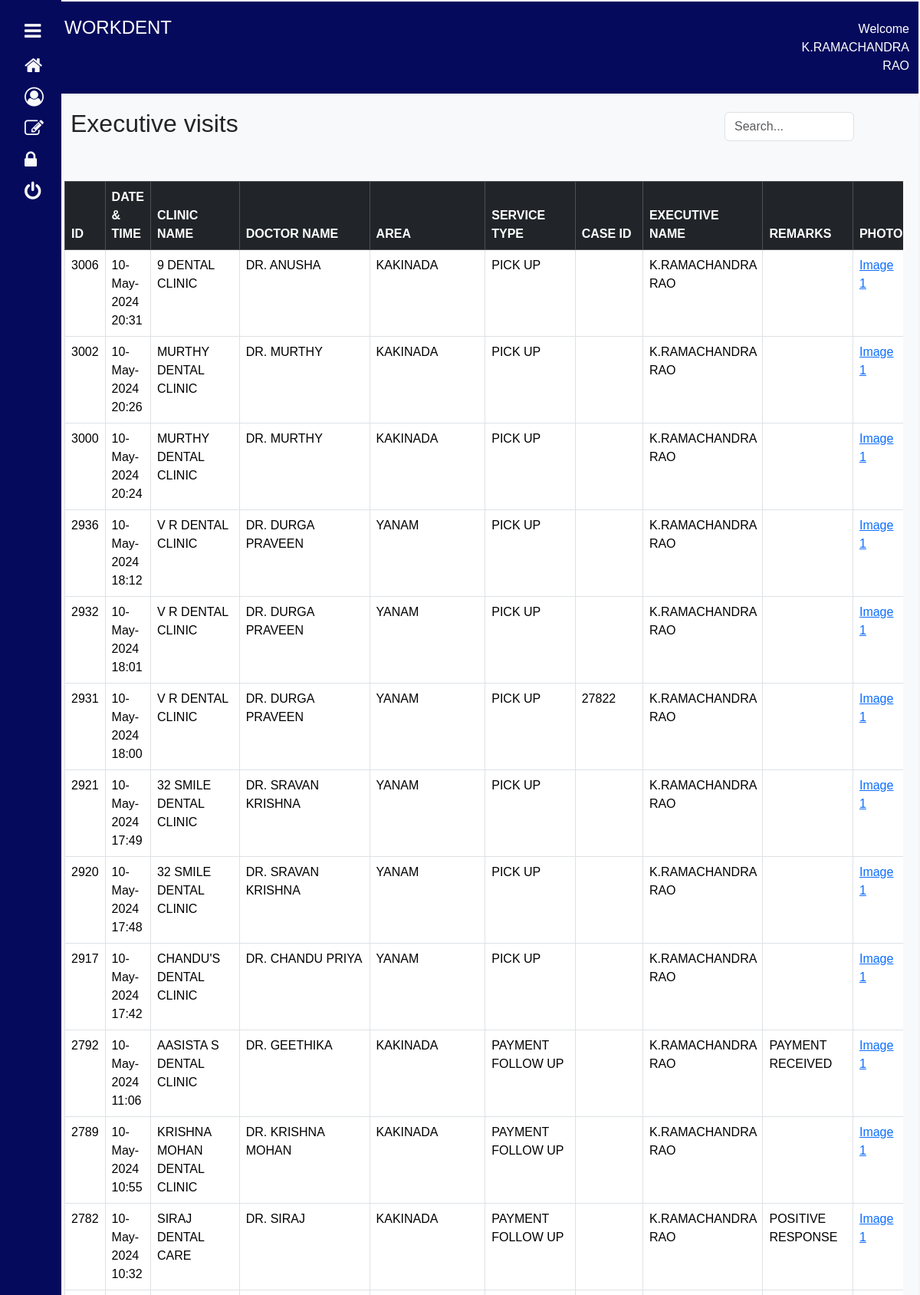
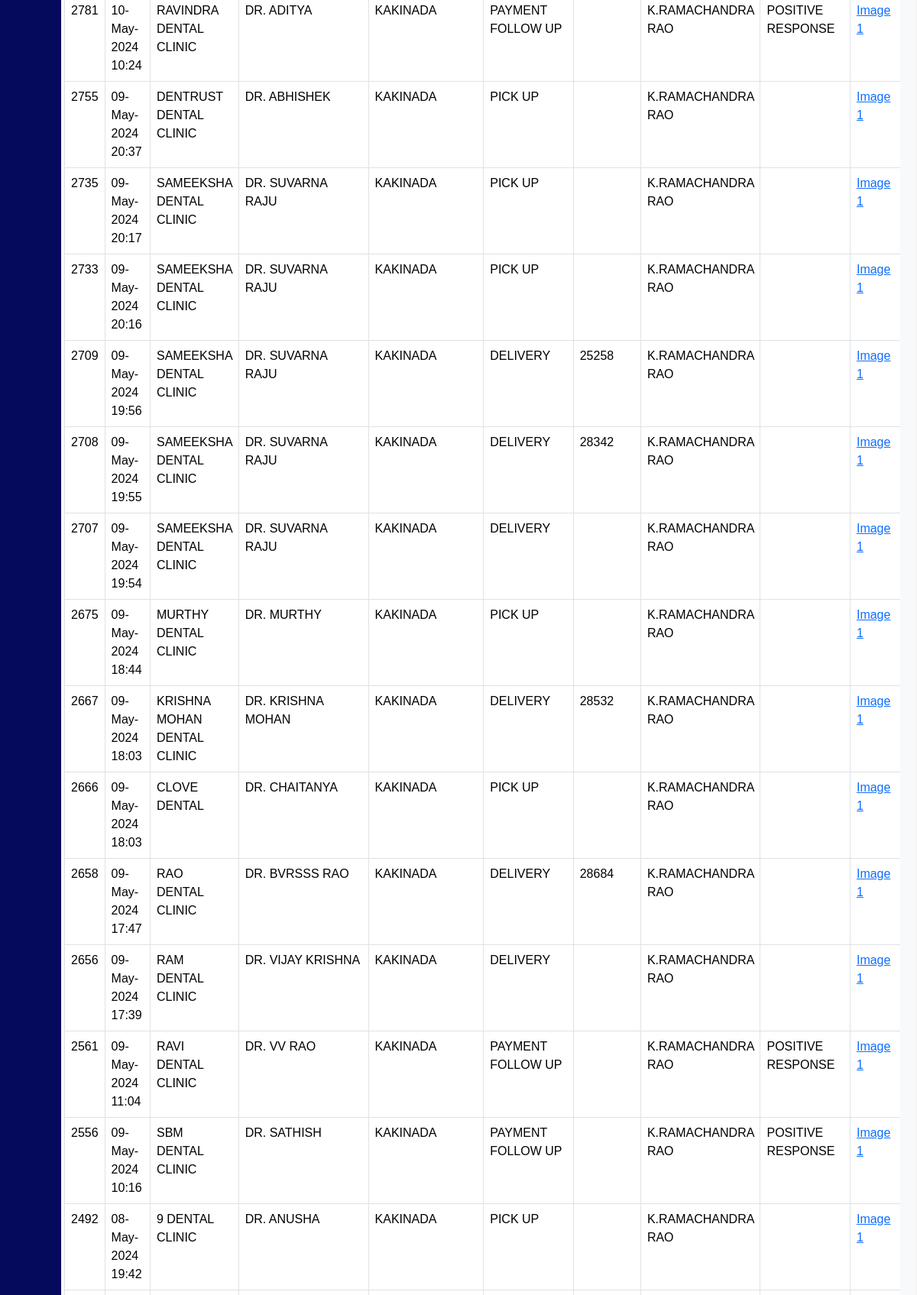
The app's page /workdent/user/welcome.php (signed in, upper part) with its own data (2 pictures, top to bottom).
### tables this page shows
CREATE TABLE `executives` (
  `ID` int(11) NOT NULL,
  `ClinicName` varchar(255) DEFAULT NULL,
  `DoctorName` varchar(255) DEFAULT NULL,
  `Service` varchar(255) DEFAULT NULL,
  `ExecutiveName` varchar(255) DEFAULT NULL,
  `AppointmentDateTime` datetime DEFAULT current_timestamp(),
  `Area` varchar(100) NOT NULL,
  `Caseid` varchar(50) NOT NULL,
  `cases` int(11) NOT NULL,
  `Remarks` varchar(200) NOT NULL,
  `latitude` float NOT NULL,
  `longitude` float NOT NULL,
  `Photo` varchar(100) NOT NULL
);

### workdent/user/welcome.php (the view, shortened to what this page needs)
<!DOCTYPE html>
<html lang="en">
<head>
  <link href="https://cdn.jsdelivr.net/npm/bootstrap@5.3.2/dist/css/bootstrap.min.css" rel="stylesheet">
  <link rel="stylesheet" href="https://cdnjs.cloudflare.com/ajax/libs/font-awesome/4.7.0/css/font-awesome.min.css">
</head>
<body >
<div id="sidebar" class=" ">
  <a href="#" onclick="toggleSidebar()" class="text-light"><i class="fa fa-bars"></i> <span>&nbsp;  MENU</span></a>
  <a href="welcome.php" class="text-light">
    <div class="icon-container">
      <i class="fa fa-home "></i>
    </div>
  </a>
  <a href="user_info.php" class="text-light">
        <div class="icon-container">
            <i class="fa fa-user-circle-o"></i>
        </div>
    </a>
  <a href="user_form.php" class="text-light">
        <div class="icon-container">
            <i class="fa fa-edit"></i>
        </div>
    </a>
  <a href="change_password.php" class="text-light">
    <div class="icon-container">
      <i class="fa fa-lock"></i>
    </div>
  </a>
  <a href="../index.php" class="text-light">
    <div class="icon-container">
      <i class="fa fa-power-off "></i>
    </div>
 </a>
</div>
<div id="main">
    <div id="nav-bg" class="container-fluid ">
        <div class="row">
            <div class="col-lg-10 col-12">
                <h4 style="padding:20px;color:white">WORKDENT</h4>
            </div>
            <div class="col-lg-2">
                <span style="text-align: right; padding:20px;">
                    <a class="nav-link u-name" href="#" style="color: white;">
                        <?php
                        $name = $_SESSION['name'];
                        if(isset($_SESSION['username'])) {
                            echo "Welcome " . $_SESSION['name'];
                        } else {
                            header('Location: ../index.php');
                            exit();
                        }
                        ?>
                    </a>
                </span>
            </div>
        </div>
    </div>
 <div class="container-fluid  custom-container">
        <div class="d-flex justify-content-between align-items-center mb-4">
            <h2 style="margin-left:20px">Executive visits</h2>
            <div class="row">
                    <div class="col-lg-9">
                        <div class="search-box">
                    <input type="text" class="form-control" placeholder="Search...">
                </div>
            </div>
            </div>
        </div>
    <div class="container-fluid mt-5" style="overflow-x:auto; " id="container" >
        <?php
    $servername = "localhost";
    $username = "u170552379_admin";
    $password = "DENTELLIGENt@2019";
    $dbname = "u170552379_workdent";
    $conn = new mysqli($servername, $username, $password, $dbname);
    $sql = "SELECT ID, UPPER(AppointmentDateTime) AS AppointmentDateTime, UPPER(ClinicName) AS ClinicName, UPPER(DoctorName) AS DoctorName, UPPER(Area) AS Area, UPPER(Service) AS Service, UPPER(Caseid) AS Caseid, UPPER(ExecutiveName) AS ExecutiveName, UPPER(Remarks) AS Remarks, UPPER(latitude) AS latitude, UPPER(longitude) AS longitude, Photo FROM executives WHERE ExecutiveName = '$name' ORDER BY AppointmentDateTime DESC";
    $result = $conn->query($sql);
    if ($result->num_rows > 0) {
        echo "<table class='table table-bordered'>";
        echo "<thead class='table-dark'><tr><th>ID</th><th>DATE & TIME</th><th>CLINIC NAME</th><th>DOCTOR NAME</th><th>AREA</th><th>SERVICE TYPE</th><th>CASE ID</th><th>EXECUTIVE NAME</th><th>REMARKS</th><th>PHOTO</th><th>Edit CaseID</th><th>UPDATE</th></tr></thead><tbody>";
    while ($row = $result->fetch_assoc()) {
        $originalDate = $row["AppointmentDateTime"];
        $formattedDate = date("d-M-Y H:i", strtotime($originalDate));
        $photoNames = explode(",", $row['Photo']);
        $imageLinks = '';
        $imageNumber = 1;
        foreach ($photoNames as $photoName) {
            $imageLinks .= "<a href='uploads/" . $photoName . "' target='_blank'>Image " . $imageNumber . "</a><br>";
            $imageNumber++;
        }
        echo "<tr>
            <td>" . $row["ID"] . "</td>
            <td>" . $formattedDate . "</td>
            <td>" . $row["ClinicName"] . "</td>
            <td>" . $row["DoctorName"] . "</td>
            <td>" . $row["Area"] . "</td>
            <td>" . $row["Service"] . "</td>
            <td>" . $row["Caseid"] . "</td>
            <td>" . $row["ExecutiveName"] . "</td>
            <td>" . $row["Remarks"] . "</td>
            <td>" . $imageLinks . "</td>
            <td>
                <form action='update_caseid.php' method='post'>
                    <input type='hidden' name='ID' value='{$row['ID']}'>
                    <input type='number' class='form-control' name='new_caseid'>
                </td>
                <td>
                    <button type='submit' class='btn btn-primary'>Update</button>
                </td>
                </form>
          </tr>";
    }
        echo "</tbody></table>";
    } else {
        echo "<p class='text-danger'>No appointment details found</p>";
    }
    ?>
    </div>
</div>
</div>
</body>
</html>

### workdent/user/welcome.php (style rules this page uses)
body { margin: 0; font-family: 'Arial', sans-serif; }
.fa { font-size:25px; }
#sidebar { height: 100%; width: 80px; position: fixed; background-color: #050A5C; overflow-x: hidden; transition: 0.5s; padding-top: 20px; }
#sidebar a { padding: 8px 8px 8px 32px; text-decoration: none; font-size: 18px; color: white; display: block; transition: 0.3s; }
#main { margin-left: 50px; padding: 2px; }
.icon-container { display: flex; align-items: center; gap: 10px; }
#nav-bg { background-color: #050A5C; }
.custom-container { background-color: #f8f9fa; padding: 20px; border-radius: 10px; box-shadow: 0 0 10px rgba(0, 0, 0, 0.1); }
.search-box { float: right; }

### records on screen
executives: ID "3006", formattedDate "10-May-2024 20:31", ClinicName "9 DENTAL CLINIC", DoctorName "DR. ANUSHA", Area "KAKINADA", Service "PICK UP", ExecutiveName "K.RAMACHANDRA RAO"
executives: ID "3002", formattedDate "10-May-2024 20:26", ClinicName "MURTHY DENTAL CLINIC", DoctorName "DR. MURTHY", Area "KAKINADA", Service "PICK UP", ExecutiveName "K.RAMACHANDRA RAO"
executives: ID "3000", formattedDate "10-May-2024 20:24", ClinicName "MURTHY DENTAL CLINIC", DoctorName "DR. MURTHY", Area "KAKINADA", Service "PICK UP", ExecutiveName "K.RAMACHANDRA RAO"
executives: ID "2936", formattedDate "10-May-2024 18:12", ClinicName "V R DENTAL CLINIC", DoctorName "DR. DURGA PRAVEEN", Area "YANAM", Service "PICK UP", ExecutiveName "K.RAMACHANDRA RAO"
executives: ID "2932", formattedDate "10-May-2024 18:01", ClinicName "V R DENTAL CLINIC", DoctorName "DR. DURGA PRAVEEN", Area "YANAM", Service "PICK UP", ExecutiveName "K.RAMACHANDRA RAO"
executives: ID "2931", formattedDate "10-May-2024 18:00", ClinicName "V R DENTAL CLINIC", DoctorName "DR. DURGA PRAVEEN", Area "YANAM", Service "PICK UP", Caseid "27822", ExecutiveName "K.RAMACHANDRA RAO"
executives: ID "2921", formattedDate "10-May-2024 17:49", ClinicName "32 SMILE DENTAL CLINIC", DoctorName "DR. SRAVAN KRISHNA", Area "YANAM", Service "PICK UP", ExecutiveName "K.RAMACHANDRA RAO"
executives: ID "2920", formattedDate "10-May-2024 17:48", ClinicName "32 SMILE DENTAL CLINIC", DoctorName "DR. SRAVAN KRISHNA", Area "YANAM", Service "PICK UP", ExecutiveName "K.RAMACHANDRA RAO"
executives: ID "2917", formattedDate "10-May-2024 17:42", ClinicName "CHANDU'S DENTAL CLINIC", DoctorName "DR. CHANDU PRIYA", Area "YANAM", Service "PICK UP", ExecutiveName "K.RAMACHANDRA RAO"
executives: ID "2792", formattedDate "10-May-2024 11:06", ClinicName "AASISTA S DENTAL CLINIC", DoctorName "DR. GEETHIKA", Area "KAKINADA", Service "PAYMENT FOLLOW UP", ExecutiveName "K.RAMACHANDRA RAO", Remarks "PAYMENT RECEIVED"
executives: ID "2789", formattedDate "10-May-2024 10:55", ClinicName "KRISHNA MOHAN DENTAL CLINIC", DoctorName "DR. KRISHNA MOHAN", Area "KAKINADA", Service "PAYMENT FOLLOW UP", ExecutiveName "K.RAMACHANDRA RAO"
executives: ID "2782", formattedDate "10-May-2024 10:32", ClinicName "SIRAJ DENTAL CARE", DoctorName "DR. SIRAJ", Area "KAKINADA", Service "PAYMENT FOLLOW UP", ExecutiveName "K.RAMACHANDRA RAO", Remarks "POSITIVE RESPONSE"
executives: ID "2781", formattedDate "10-May-2024 10:24", ClinicName "RAVINDRA DENTAL CLINIC", DoctorName "DR. ADITYA", Area "KAKINADA", Service "PAYMENT FOLLOW UP", ExecutiveName "K.RAMACHANDRA RAO", Remarks "POSITIVE RESPONSE"
executives: ID "2755", formattedDate "09-May-2024 20:37", ClinicName "DENTRUST DENTAL CLINIC", DoctorName "DR. ABHISHEK", Area "KAKINADA", Service "PICK UP", ExecutiveName "K.RAMACHANDRA RAO"
executives: ID "2735", formattedDate "09-May-2024 20:17", ClinicName "SAMEEKSHA DENTAL CLINIC", DoctorName "DR. SUVARNA RAJU", Area "KAKINADA", Service "PICK UP", ExecutiveName "K.RAMACHANDRA RAO"
executives: ID "2733", formattedDate "09-May-2024 20:16", ClinicName "SAMEEKSHA DENTAL CLINIC", DoctorName "DR. SUVARNA RAJU", Area "KAKINADA", Service "PICK UP", ExecutiveName "K.RAMACHANDRA RAO"
executives: ID "2709", formattedDate "09-May-2024 19:56", ClinicName "SAMEEKSHA DENTAL CLINIC", DoctorName "DR. SUVARNA RAJU", Area "KAKINADA", Service "DELIVERY", Caseid "25258", ExecutiveName "K.RAMACHANDRA RAO"
executives: ID "2708", formattedDate "09-May-2024 19:55", ClinicName "SAMEEKSHA DENTAL CLINIC", DoctorName "DR. SUVARNA RAJU", Area "KAKINADA", Service "DELIVERY", Caseid "28342", ExecutiveName "K.RAMACHANDRA RAO"
executives: ID "2707", formattedDate "09-May-2024 19:54", ClinicName "SAMEEKSHA DENTAL CLINIC", DoctorName "DR. SUVARNA RAJU", Area "KAKINADA", Service "DELIVERY", ExecutiveName "K.RAMACHANDRA RAO"
executives: ID "2675", formattedDate "09-May-2024 18:44", ClinicName "MURTHY DENTAL CLINIC", DoctorName "DR. MURTHY", Area "KAKINADA", Service "PICK UP", ExecutiveName "K.RAMACHANDRA RAO"
executives: ID "2667", formattedDate "09-May-2024 18:03", ClinicName "KRISHNA MOHAN DENTAL CLINIC", DoctorName "DR. KRISHNA MOHAN", Area "KAKINADA", Service "DELIVERY", Caseid "28532", ExecutiveName "K.RAMACHANDRA RAO"
executives: ID "2666", formattedDate "09-May-2024 18:03", ClinicName "CLOVE DENTAL", DoctorName "DR. CHAITANYA", Area "KAKINADA", Service "PICK UP", ExecutiveName "K.RAMACHANDRA RAO"
executives: ID "2658", formattedDate "09-May-2024 17:47", ClinicName "RAO DENTAL CLINIC", DoctorName "DR. BVRSSS RAO", Area "KAKINADA", Service "DELIVERY", Caseid "28684", ExecutiveName "K.RAMACHANDRA RAO"
executives: ID "2656", formattedDate "09-May-2024 17:39", ClinicName "RAM DENTAL CLINIC", DoctorName "DR. VIJAY KRISHNA", Area "KAKINADA", Service "DELIVERY", ExecutiveName "K.RAMACHANDRA RAO"
executives: ID "2561", formattedDate "09-May-2024 11:04", ClinicName "RAVI DENTAL CLINIC", DoctorName "DR. VV RAO", Area "KAKINADA", Service "PAYMENT FOLLOW UP", ExecutiveName "K.RAMACHANDRA RAO", Remarks "POSITIVE RESPONSE"
executives: ID "2556", formattedDate "09-May-2024 10:16", ClinicName "SBM DENTAL CLINIC", DoctorName "DR. SATHISH", Area "KAKINADA", Service "PAYMENT FOLLOW UP", ExecutiveName "K.RAMACHANDRA RAO", Remarks "POSITIVE RESPONSE"
executives: ID "2492", formattedDate "08-May-2024 19:42", ClinicName "9 DENTAL CLINIC", DoctorName "DR. ANUSHA", Area "KAKINADA", Service "PICK UP", ExecutiveName "K.RAMACHANDRA RAO"

### other values on screen
$_SESSION['name'] "K.RAMACHANDRA RAO"
